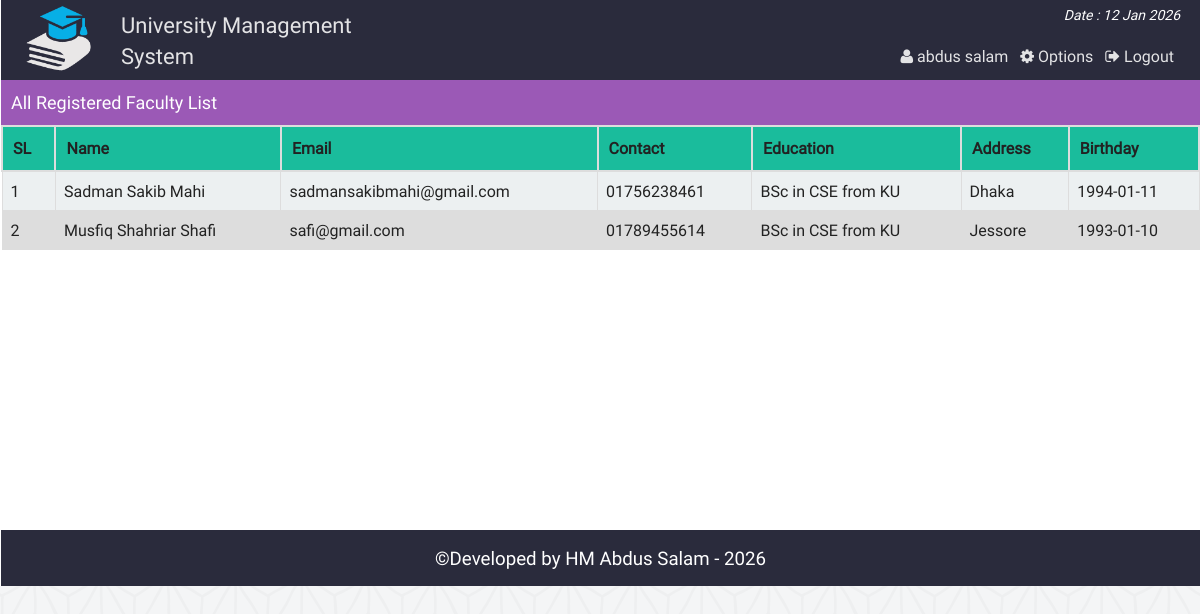
/admin_all_faculty.php (signed in), run on the app's committed database.
### tables this page shows
CREATE TABLE `faculty` (
  `id` int(11) NOT NULL,
  `username` varchar(15) NOT NULL,
  `password` varchar(50) NOT NULL,
  `name` varchar(30) NOT NULL,
  `email` varchar(100) NOT NULL,
  `birthday` date DEFAULT NULL,
  `gender` varchar(10) NOT NULL,
  `education` varchar(100) DEFAULT NULL,
  `contact` varchar(100) DEFAULT NULL,
  `address` varchar(255) DEFAULT NULL
);

### php/functions.php (called while the page is built, shortened)
<?php
class login_registration_class{
	public function get_faculty(){
		global $conn;
		$sql = "select * from faculty order by id ASC";
		$result = $conn->query($sql);
		return $result;
	}
};
?>

### admin_all_faculty.php (the view, shortened to what this page needs)
<?php
	require "php/config.php";
	require_once "php/functions.php";
	$user = new login_registration_class();
?>
<?php
include "php/headertop_admin.php";
?>
<div class="all_student">
	<div class="search_st">
		<div class="hdinfo"><h3>All Registered Faculty List</h3></div>
	</div>
		<table class="tab_one">
			<tr>
				<th>SL</th>
				<th>Name</th>
				<th>Email</th>
				<th>Contact</th>
				<th>Education</th>
				<th>Address</th>
				<th>Birthday</th>
			</tr>
			<?php
			$i=0;
				$alluser =$user->get_faculty();
				while($rows = $alluser->fetch_assoc()){
				$i++;
			?>
			<tr>
				<td><?php echo $i; ?></td>
				<td><?php echo $rows['name'];?></td>
				<td><?php echo $rows['email'];?></td>
				<td><?php echo $rows['contact'];?></td>
				<td><?php echo $rows['education'];?></td>
				<td><?php echo $rows['address'];?></td>
				<td><?php echo $rows['birthday'];?></td>
			</tr>
			<?php } ?>
		</table>
</div>
<?php include "php/footerbottom.php";?>

### css/main.css (style rules this page uses)
html { color: #222; font-size: 1em; line-height: 1.4; }
body { font-family:roboto !important; background:url(../img/ptrn.png) repeat fixed; }
.st_reg th, td { padding: 8px; }
table.tab_one { width:100%; }
table.tab_one th { background:#1abc9c; padding:10px; font-weight:bold; text-align:left; }
table.tab_one td { border:1px solid #ddd; padding:8px; }
table.tab_one tr:nth-child(odd) { background:#ddd; }
table.tab_one tr:nth-child(even) { background:#ecf0f1; }
.all_student { min-height:450px; }
.search_st { background:#9b59b6; height:45px; }
.hdinfo { float:left; width:500px; }
.hdinfo h3 { font-size:18px; color:#fff; padding:10px; margin:0; font-weight:normal; }
table.att_tab tr,td,th { border:2px solid #ddd; border-collapse:collapse; padding:8px; }

### data on the page
faculty: name "Sadman Sakib Mahi", email "sadmansakibmahi@gmail.com", contact "01756238461", education "BSc in CSE from KU", address "Dhaka", birthday "1994-01-11"
faculty: name "Musfiq Shahriar Shafi", email "safi@gmail.com", contact "01789455614", education "BSc in CSE from KU", address "Jessore", birthday "1993-01-10"

### other printed values
$admin_name "abdus salam"
